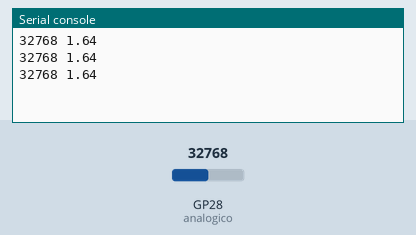
Recording of a program running on a simulated Raspberry Pi Pico running MicroPython. Parts: the last lines printed to the serial console. The test bench sets the inputs (shaded band); at power-on: GP28 (analogico) = 32768 (analog values on the 0–65535 scale).

Above: at 1.2 s.
1.3 s: GP28 (analogico) set to 45874
At 1.9 s:
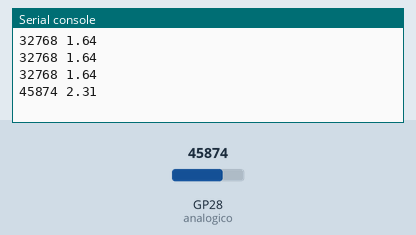
2.8 s: GP28 (analogico) set to 57670
At 3.4 s:
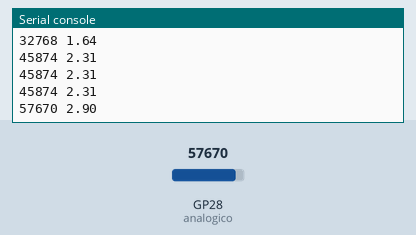
Timing chart, 0 to 5.8 s (numbered marks = the images above; inputs shaded):
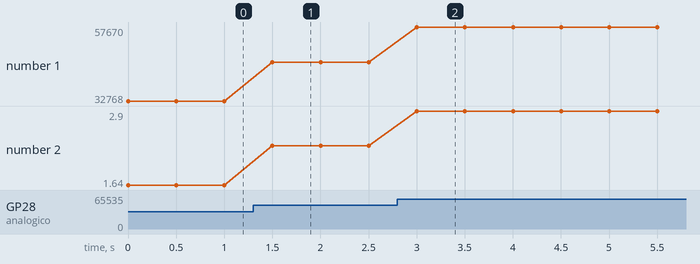

The program:

07_06_voltimetro.py
```python
from machine import ADC, Pin
from utime import sleep

analogico = ADC(28)

def voltios_desde_lectura(lectura):
    min_lectura = 256
    max_lectura = 65534
    rango_lectura = max_lectura - min_lectura
    voltios_por_lectura = 3.3 / rango_lectura
    voltios = (lectura - min_lectura) * voltios_por_lectura
    return voltios

while True:
    lectura = analogico.read_u16()
    voltios = voltios_desde_lectura(lectura)
    print(f'{lectura} {voltios:.2f}')
    sleep(0.5)
```

Measured:
- after the input at 1.3 s, the serial console: prints a new line after 0.20 s (image 1)
- after the input at 2.8 s, the serial console: prints a new line after 0.20 s (image 2)
- plotted number 1: 32768 → 45874 after the input at 1.3 s, 45874 → 57670 after the input at 2.8 s
- plotted number 2: 1.64 → 2.31 after the input at 1.3 s, 2.31 → 2.9 after the input at 2.8 s
